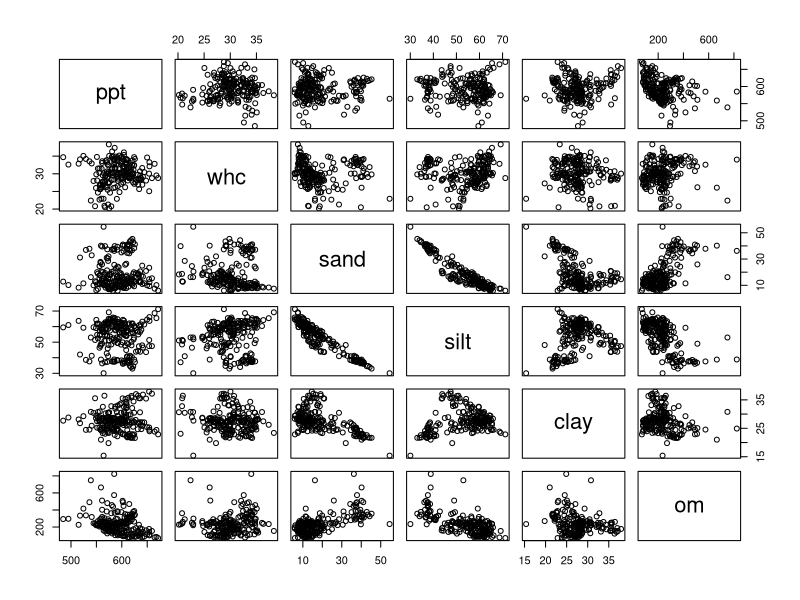

Write R code to recreate this figure.
## ---- chunk 1
library(tidyverse)
county_corn_data = read.csv("data/county_environments.csv")

ia_and_il_corn = county_corn_data %>%
  filter(state %in% c("IL", "IA"))

ia_and_illinois_model = lm(corn ~ ppt + whc + sand + silt + clay + om, data = ia_and_il_corn)
## ---- chunk 2
variables_of_interest = ia_and_il_corn %>%
  dplyr::select(ppt, whc, sand, silt, clay, om)

## ---- chunk 3
plot(variables_of_interest)
## ---- chunk 4
library(psych)

partial.r(variables_of_interest)
## ---- chunk 5
library(caret)

# Leave this as-is -- tells R to conduct 10-fold cross validation
set.seed(123)
train.control <- trainControl(method = "repeatedcv", 
                              number = 10, repeats = 3)

# Modify this with your model and dataset
model <- train(corn ~ ppt + whc + sand + silt + clay + om, data=ia_and_il_corn, method = "lm", trControl = train.control)
# Summarize the results
print(model)
## ---- chunk 6
thompson_corn = read.csv("data/thompson_corn.csv")

thompsom_model =  lm(yield ~ rain6 + rain7 + temp6 + temp7, thompson_corn)
## ---- chunk 7


## ---- chunk 8

## ---- chunk 9
library(caret)

# Define training control
set.seed(123)
train.control <- trainControl(method = "repeatedcv", 
                              number = 10, repeats = 3)


